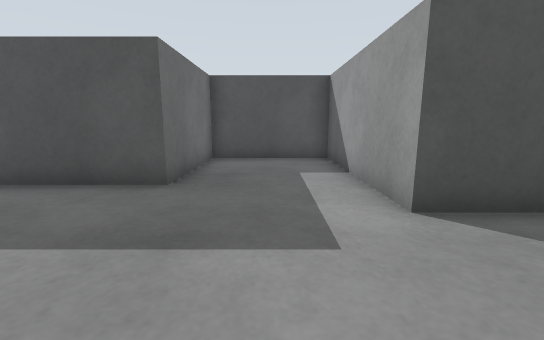
[1] (above)

20 first-person views from a walk through a Gazebo world. The camera is 0.31 m above the floor, tilts 10° down and sees 90° across. The floor is counted in squares, 0.25 m on a side. Each view is taken from the middle of a square. On the plan, view 1 faces up. The plan holds only what a view shows up to about 12 squares ahead; the rest is blank. The place goes on beyond the plan.

[2]
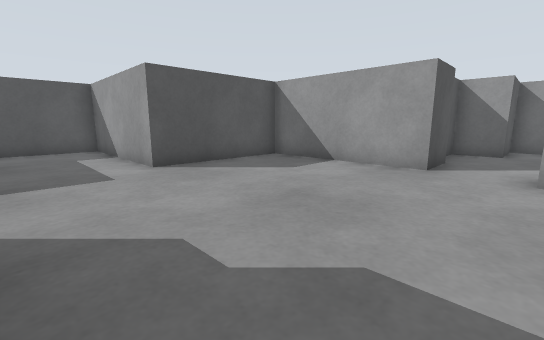

[3]
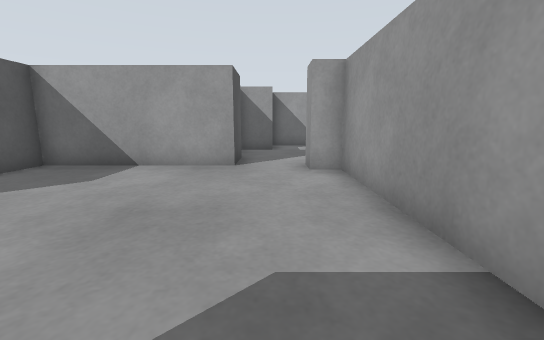

[4]
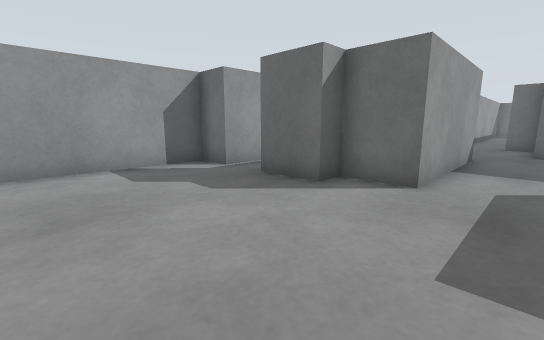

[5]
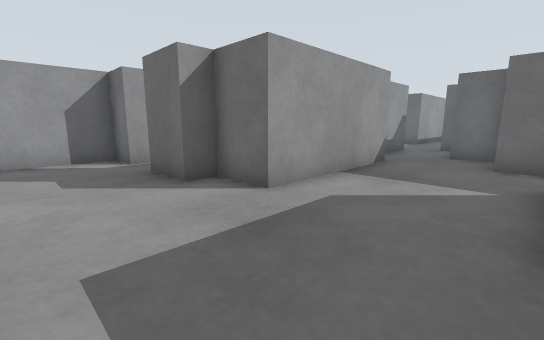

[6]
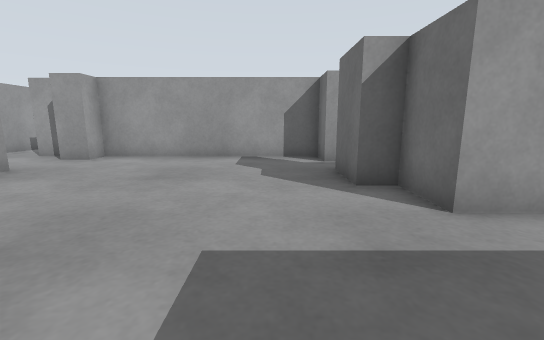

[7]
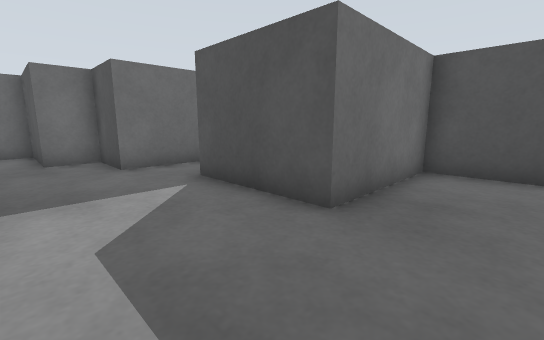

[8]
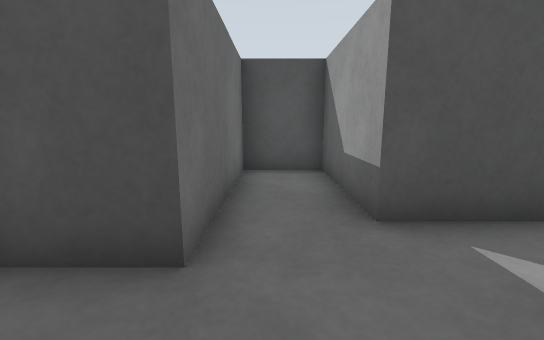

[9]
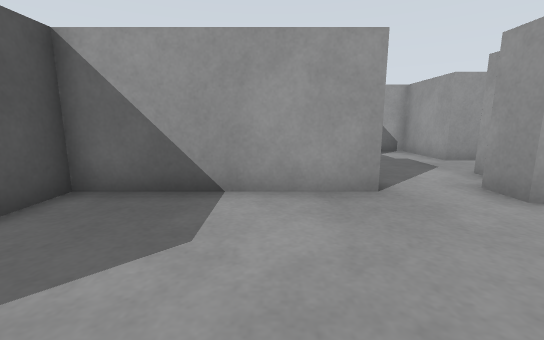

[10]
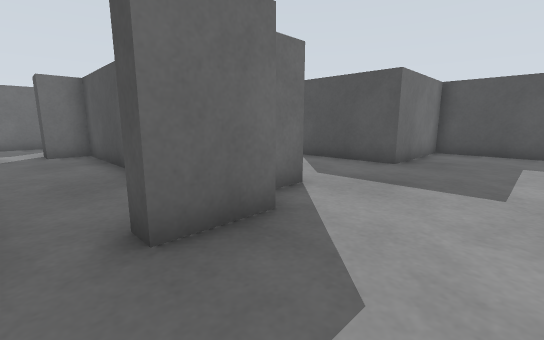

[11]
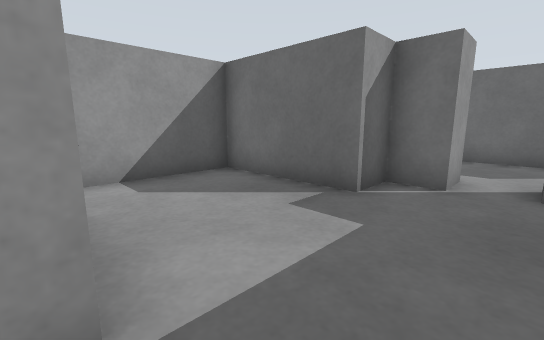

[12]
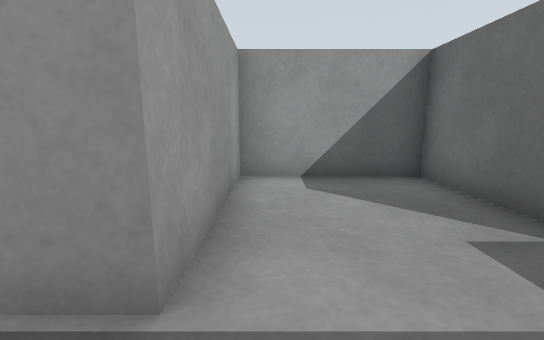

[13]
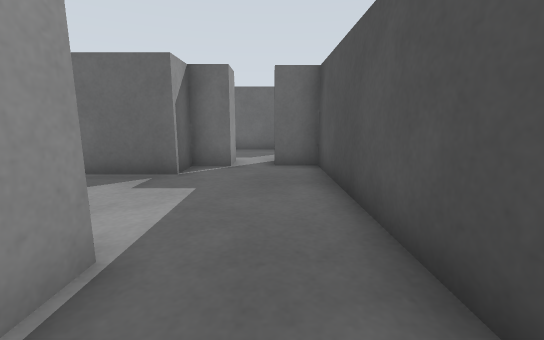

[14]
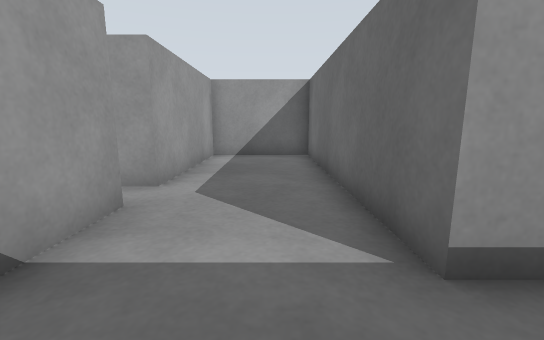

[15]
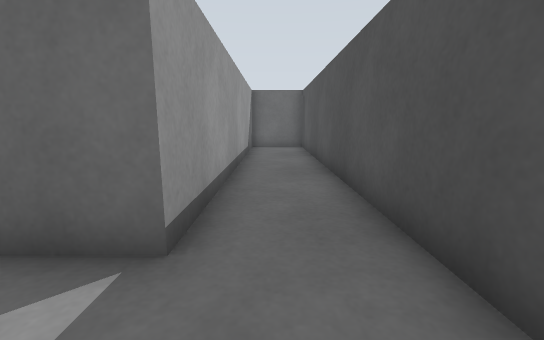

[16]
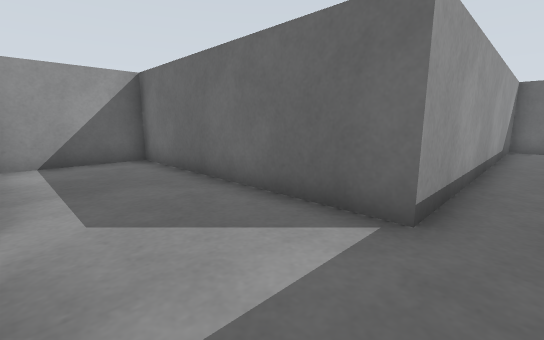

[17]
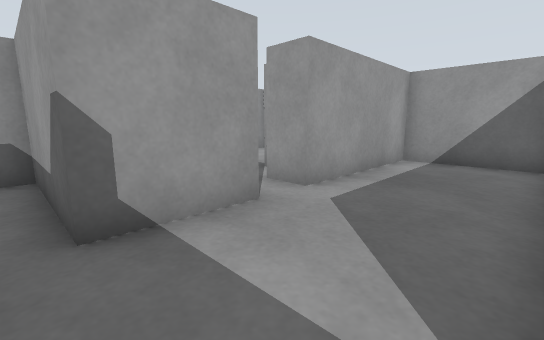

[18]
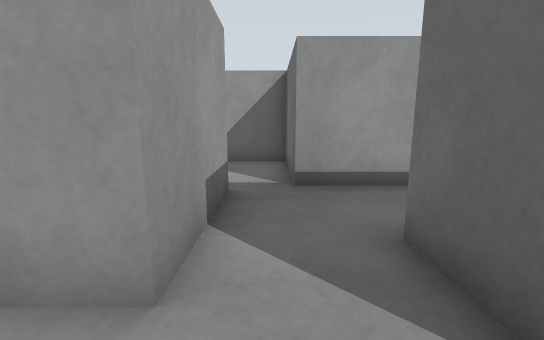

[19]
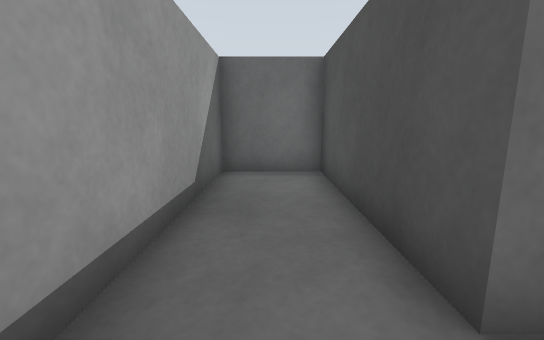

[20]
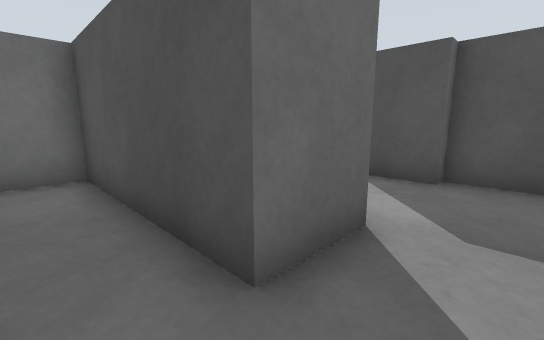

### Floor plan
Points are (right, up) in squares from view 1. A wall is a line through its corners. A room is listed if a view was taken in it or the views show most of it. See-through windows are left out.
Room 1 (views 1, 2, 3, 4, 5, 6, 7, 8, 9, 10)
walls: (-1.7, -0.3) (-1.7, -1.9); (-1.7, -3.6) (-1.7, -4.8) (6.1, -4.8) (6.1, -4) (7.1, -4); (6.8, -1.9) (6.8, 3.6) (1.9, 3.6) (1.9, 9.4) (-2.1, 9.4) (-2.1, 5.3) (-5.7, 5.3) (-5.7, 9) (-7.8, 9) (-7.8, 4.2) (-9.7, 4.2) (-9.7, 2.8) (-12.6, 2.8) (-12.6, 1.8); (-7.9, 1.4) (-2.5, 1.4) (-2.5, -0.3); (-11.8, 0.6) (-7.8, 0.6)
ways out: opening at (-2, -3) to room 2; opening at (-12, 1) to room 3; opening at (7, -3) to room 4
Room 2 (views 11, 12, 13)
walls: (-10.7, -3.2) (-10.7, -4.3) (-9.4, -4.3) (-9.4, -8.1) (-5.3, -8.1) (-5.3, -3.6) (-1.7, -3.6); (-4.1, -0.7) (-10.7, -0.7) (-10.7, -1.9); (-1.7, -1.9) (-2.2, -1.9)
ways out: opening at (-2, -3) to room 1; gap at (-11, -3) to room 3
Room 3 (views 14, 15, 16, 17)
walls: (-10.7, -1.9) (-11.8, -1.9) (-11.8, 0.6); (-14.2, 2.5) (-20.5, 2.5); (-20.5, 0) (-15.4, 0) (-15.4, -8.1) (-11.8, -8.1) (-11.8, -3.2) (-10.7, -3.2)
ways out: opening at (-12, 1) to room 1; gap at (-11, -3) to room 2
Room 4 (view 18)
walls: (10.8, -5.7) (13.7, -5.7) (13.7, -3) (11.4, -3) (11.4, -1.5) (8.6, -1.5); (7.8, -4.8) (8.6, -4.8); (8.6, -1.9) (6.8, -1.9)
ways out: opening at (7, -3) to room 1; opening at (10, -5) to room 5
Room 5 (views 19, 20)
walls: (10.8, -8.9) (10.8, -5.7); (8.6, -4.8) (8.6, -6.8) (3.2, -6.8) (3.2, -9.3) (9.5, -9.3) (9.5, -10.5)
ways out: opening at (10, -5) to room 4

Where each view was taken, in squares from view 1:
view 1: 0 up, 0 right, facing up
view 2: 4 down, 1 left, facing up-right
view 3: 3 down, 1 left, facing right
view 4: 3 up, 3 right, facing down-left
view 5: 5 up, 1 right, facing down-left
view 6: 5 up, 0 right, facing down
view 7: 2 up, 0 right, facing up-left
view 8: 2 up, 7 left, facing up
view 9: 0 up, 2 right, facing right
view 10: 3 down, 1 right, facing up-left
view 11: 2 down, 5 left, facing down-left
view 12: 2 down, 6 left, facing down
view 13: 2 down, 3 left, facing left
view 14: 2 up, 14 left, facing down
view 15: 1 up, 13 left, facing left
view 16: 1 up, 12 left, facing down-left
view 17: 1 up, 15 left, facing down-right
view 18: 4 down, 10 right, facing down
view 19: 8 down, 10 right, facing left
view 20: 8 down, 10 right, facing up-left
